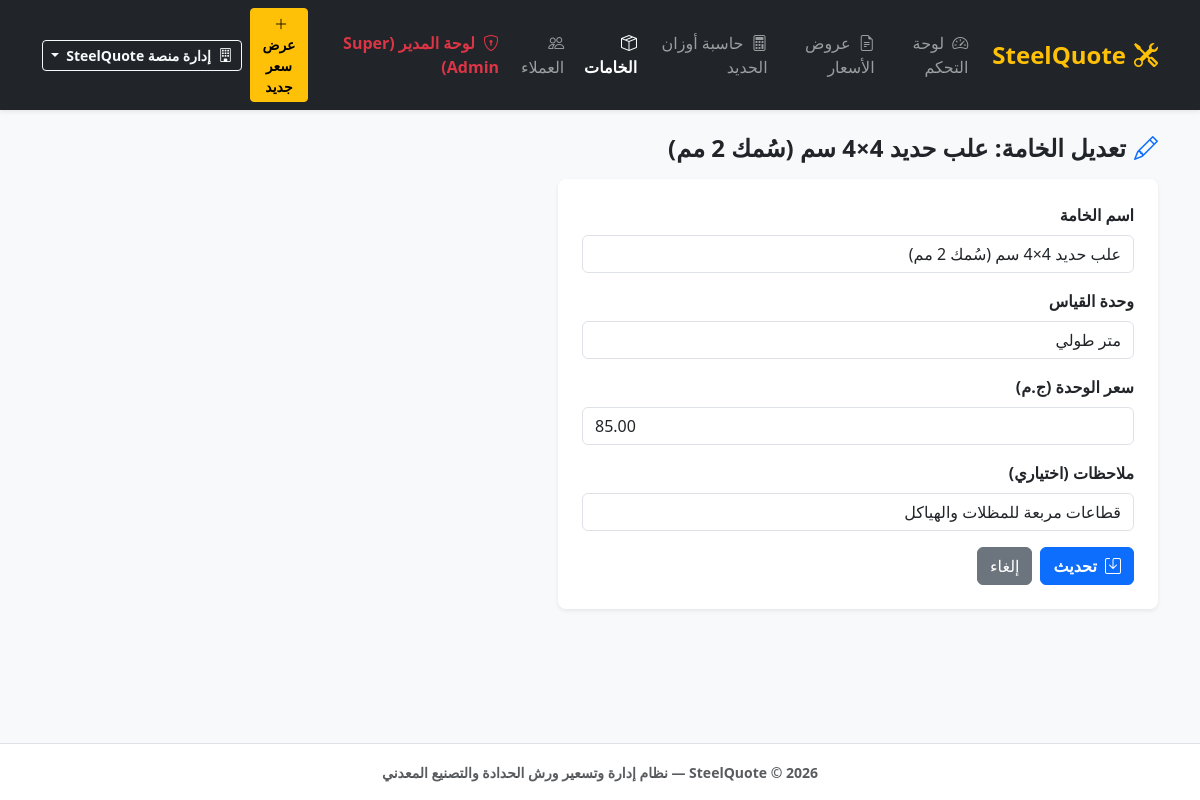
Screenshot of /materials/edit.php?id=1 (signed in) with the database file from the repository.
### tables this page shows
CREATE TABLE `users` (
  `id` INT AUTO_INCREMENT PRIMARY KEY,
  `role` ENUM('user', 'admin') NOT NULL DEFAULT 'user',
  `name` VARCHAR(255) NOT NULL,
  `email` VARCHAR(100) NOT NULL UNIQUE,
  `password` VARCHAR(255) NOT NULL,
  `workshop_name` VARCHAR(255) NOT NULL,
  `phone` VARCHAR(50) DEFAULT NULL,
  `address` TEXT DEFAULT NULL,
  `logo` VARCHAR(255) DEFAULT NULL,
  `commercial_reg` VARCHAR(100) DEFAULT NULL,
  `subscription_status` ENUM('trial', 'active', 'expired', 'suspended') DEFAULT 'trial',
  `trial_ends_at` DATE DEFAULT NULL,
  `created_at` TIMESTAMP DEFAULT CURRENT_TIMESTAMP
);

CREATE TABLE `materials` (
  `id` INT AUTO_INCREMENT PRIMARY KEY,
  `user_id` INT NOT NULL DEFAULT 1,
  `name` VARCHAR(255) NOT NULL,
  `unit` VARCHAR(50) NOT NULL,
  `unit_price` DECIMAL(10,2) NOT NULL DEFAULT 0.00,
  `notes` TEXT DEFAULT NULL,
  `created_at` TIMESTAMP DEFAULT CURRENT_TIMESTAMP,
  CONSTRAINT `fk_material_user` FOREIGN KEY (`user_id`) REFERENCES `users` (`id`) ON DELETE CASCADE
);

### includes/auth.php (called while the page is built, shortened)
<?php
require_once __DIR__ . '/functions.php';
function is_logged_in() {
    return !empty($_SESSION['user_id']);
}
function current_user() {
    global $pdo;
    static $user = null;
    if ($user === null) {
        $stmt = $pdo->prepare("SELECT * FROM users WHERE id = ?");
        $stmt->execute([$_SESSION['user_id']]);
        $user = $stmt->fetch();
    }
    return $user;
}
function is_admin() {
    $u = current_user();
    return $u && ($u['role'] === 'admin');
}
function require_login() {
    $u = current_user();
}

### includes/functions.php (called while the page is built, shortened)
<?php
function clean($v) {
    return htmlspecialchars(trim((string)$v), ENT_QUOTES, 'UTF-8');
}

### materials/edit.php (the view, shortened to what this page needs)
<?php
require_once '../includes/auth.php';
require_login();
$id = (int)($_GET['id'] ?? 0);
$user_id = current_user_id();
$stmt = $pdo->prepare("SELECT * FROM materials WHERE id = ? AND user_id = ?");
$stmt->execute([$id, $user_id]);
$mat = $stmt->fetch();
include '../includes/header.php';
?>
<h4 class="mb-3 fw-bold"><i class="bi bi-pencil text-primary me-2"></i>تعديل الخامة: <?= clean($mat['name']) ?></h4>
<div class="card p-4 shadow-sm" style="max-width: 600px;">
  <form method="POST">
    <div class="mb-3"><label class="form-label fw-bold">اسم الخامة</label><input type="text" name="name" class="form-control" value="<?= clean($mat['name']) ?>" required></div>
    <div class="mb-3"><label class="form-label fw-bold">وحدة القياس</label><input type="text" name="unit" class="form-control" value="<?= clean($mat['unit']) ?>" required></div>
    <div class="mb-3"><label class="form-label fw-bold">سعر الوحدة (ج.م)</label><input type="number" step="0.01" name="unit_price" class="form-control" value="<?= $mat['unit_price'] ?>" required></div>
    <div class="mb-3"><label class="form-label fw-bold">ملاحظات (اختياري)</label><input type="text" name="notes" class="form-control" value="<?= clean($mat['notes'] ?? '') ?>"></div>
    <div class="d-flex gap-2">
      <button type="submit" class="btn btn-primary fw-bold"><i class="bi bi-save me-1"></i> تحديث</button>
      <a href="index.php" class="btn btn-secondary">إلغاء</a>
    </div>
  </form>
</div>
<?php include '../includes/footer.php'; ?>

### includes/header.php (shortened to what this page needs)
<?php
require_once __DIR__ . '/auth.php';
$current_user = current_user();
?>
<!DOCTYPE html>
<html lang="ar" dir="rtl">
<head>
    <link href="https://cdn.jsdelivr.net/npm/bootstrap@5.3.2/dist/css/bootstrap.rtl.min.css" rel="stylesheet">
    <link href="https://cdn.jsdelivr.net/npm/bootstrap-icons@1.11.3/font/bootstrap-icons.min.css" rel="stylesheet">
    <link href="<?= BASE_URL ?>assets/css/style.css" rel="stylesheet">
</head>
<body class="bg-light d-flex flex-column min-vh-100">
<nav class="navbar navbar-expand-lg navbar-dark bg-dark shadow-sm mb-4">
  <div class="container">
    <a class="navbar-brand fw-bold text-warning fs-4" href="<?= BASE_URL ?>index.php">
      <i class="bi bi-tools me-2"></i>SteelQuote
    </a>
    <div class="collapse navbar-collapse" id="nav">
      <?php if (is_logged_in()): ?>
        <ul class="navbar-nav ms-auto mb-2 mb-lg-0">
          <li class="nav-item">
            <a class="nav-link <?= (basename($_SERVER['PHP_SELF']) == 'index.php' && strpos($_SERVER['PHP_SELF'], 'quotations') === false && strpos($_SERVER['PHP_SELF'], 'materials') === false && strpos($_SERVER['PHP_SELF'], 'customers') === false) ? 'active fw-bold' : '' ?>" href="<?= BASE_URL ?>index.php">
              <i class="bi bi-speedometer2 me-1"></i> لوحة التحكم
            </a>
          </li>
          <li class="nav-item">
            <a class="nav-link <?= strpos($_SERVER['PHP_SELF'], 'quotations') !== false ? 'active fw-bold' : '' ?>" href="<?= BASE_URL ?>quotations/index.php">
              <i class="bi bi-file-earmark-text me-1"></i> عروض الأسعار
            </a>
          </li>
          <li class="nav-item">
            <a class="nav-link <?= strpos($_SERVER['PHP_SELF'], 'calculator') !== false ? 'active fw-bold' : '' ?>" href="<?= BASE_URL ?>calculator.php">
              <i class="bi bi-calculator me-1"></i> حاسبة أوزان الحديد
            </a>
          </li>
          <li class="nav-item">
            <a class="nav-link <?= strpos($_SERVER['PHP_SELF'], 'materials') !== false ? 'active fw-bold' : '' ?>" href="<?= BASE_URL ?>materials/index.php">
              <i class="bi bi-box-seam me-1"></i> الخامات
            </a>
          </li>
          <li class="nav-item">
            <a class="nav-link <?= strpos($_SERVER['PHP_SELF'], 'customers') !== false ? 'active fw-bold' : '' ?>" href="<?= BASE_URL ?>customers/index.php">
              <i class="bi bi-people me-1"></i> العملاء
            </a>
          </li>
          <?php if (is_admin()): ?>
            <li class="nav-item">
              <a class="nav-link text-danger fw-bold <?= strpos($_SERVER['PHP_SELF'], 'admin') !== false ? 'active' : '' ?>" href="<?= BASE_URL ?>admin/index.php">
                <i class="bi bi-shield-lock me-1"></i> لوحة المدير (Super Admin)
              </a>
            </li>
          <?php endif; ?>
        </ul>
        <div class="d-flex align-items-center ms-lg-3 gap-2">
          <a href="<?= BASE_URL ?>quotations/create.php" class="btn btn-warning btn-sm fw-bold">
            <i class="bi bi-plus-lg me-1"></i> عرض سعر جديد
          </a>
          <div class="dropdown">
            <button class="btn btn-outline-light btn-sm dropdown-toggle fw-bold" type="button" data-bs-toggle="dropdown">
              <i class="bi bi-building me-1"></i> <?= clean($current_user['workshop_name']) ?>
            </button>
          </div>
        </div>
      <?php endif; ?>
    </div>
  </div>
</nav>
<div class="container mb-5 flex-grow-1">

### assets/css/style.css (style rules this page uses)
.card { border: none; border-radius: 0.5rem; box-shadow: 0 0.125rem 0.25rem rgba(0, 0, 0, 0.075); }

### rows the page displays
users: workshop_name "إدارة منصة SteelQuote"
materials: name "علب حديد 4×4 سم (سُمك 2 مم)", unit "متر طولي", unit_price "85.00", notes "قطاعات مربعة للمظلات والهياكل"
